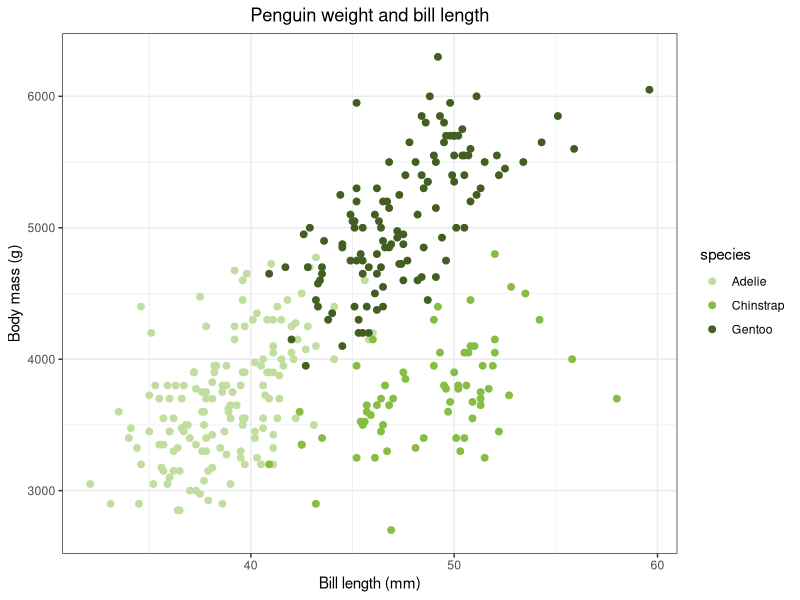

Write the R code that produced this figure.
## ---- chunk 1
library("ggplot2")
library("palmerpenguins")
data(penguins, package = "palmerpenguins")
ggplot(penguins, aes(x      = bill_length_mm,
                     y      = body_mass_g,
                     colour = species)) +
    geom_point(size = 2) +
    theme_bw() +
    labs(x = "Bill length (mm)",
         y = "Body mass (g)") +
    ggtitle("Penguin weight and bill length") +
    theme(plot.title = element_text(hjust = 0.5)) +
    scale_colour_manual(values = c("#c1dea0", "#85be42", "#425f21"))
